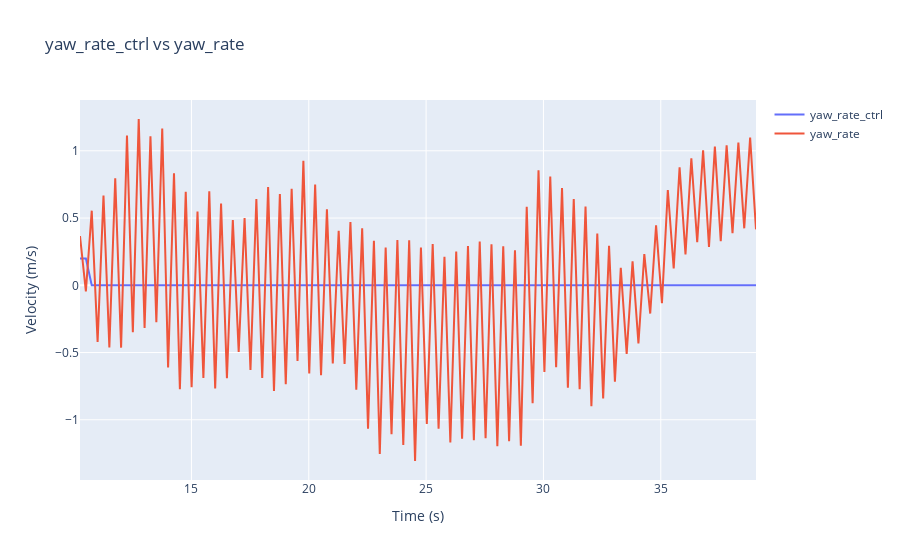

Notebook cell for this chart:
### Code cell
# Plot yaw_rate and the actual body yaw rate.
fig = go.Figure()
fig.add_trace(
    go.Scatter(x=df["time"], y=df["w_z_body_ctrl"], mode="lines", name="yaw_rate_ctrl")
)
fig.add_trace(go.Scatter(x=df["time"], y=df["w_z_body"], mode="lines", name="yaw_rate"))
fig.update_layout(
    title="yaw_rate_ctrl vs yaw_rate",
    xaxis_title="Time (s)",
    yaxis_title="Velocity (m/s)",
)
fig.show()
